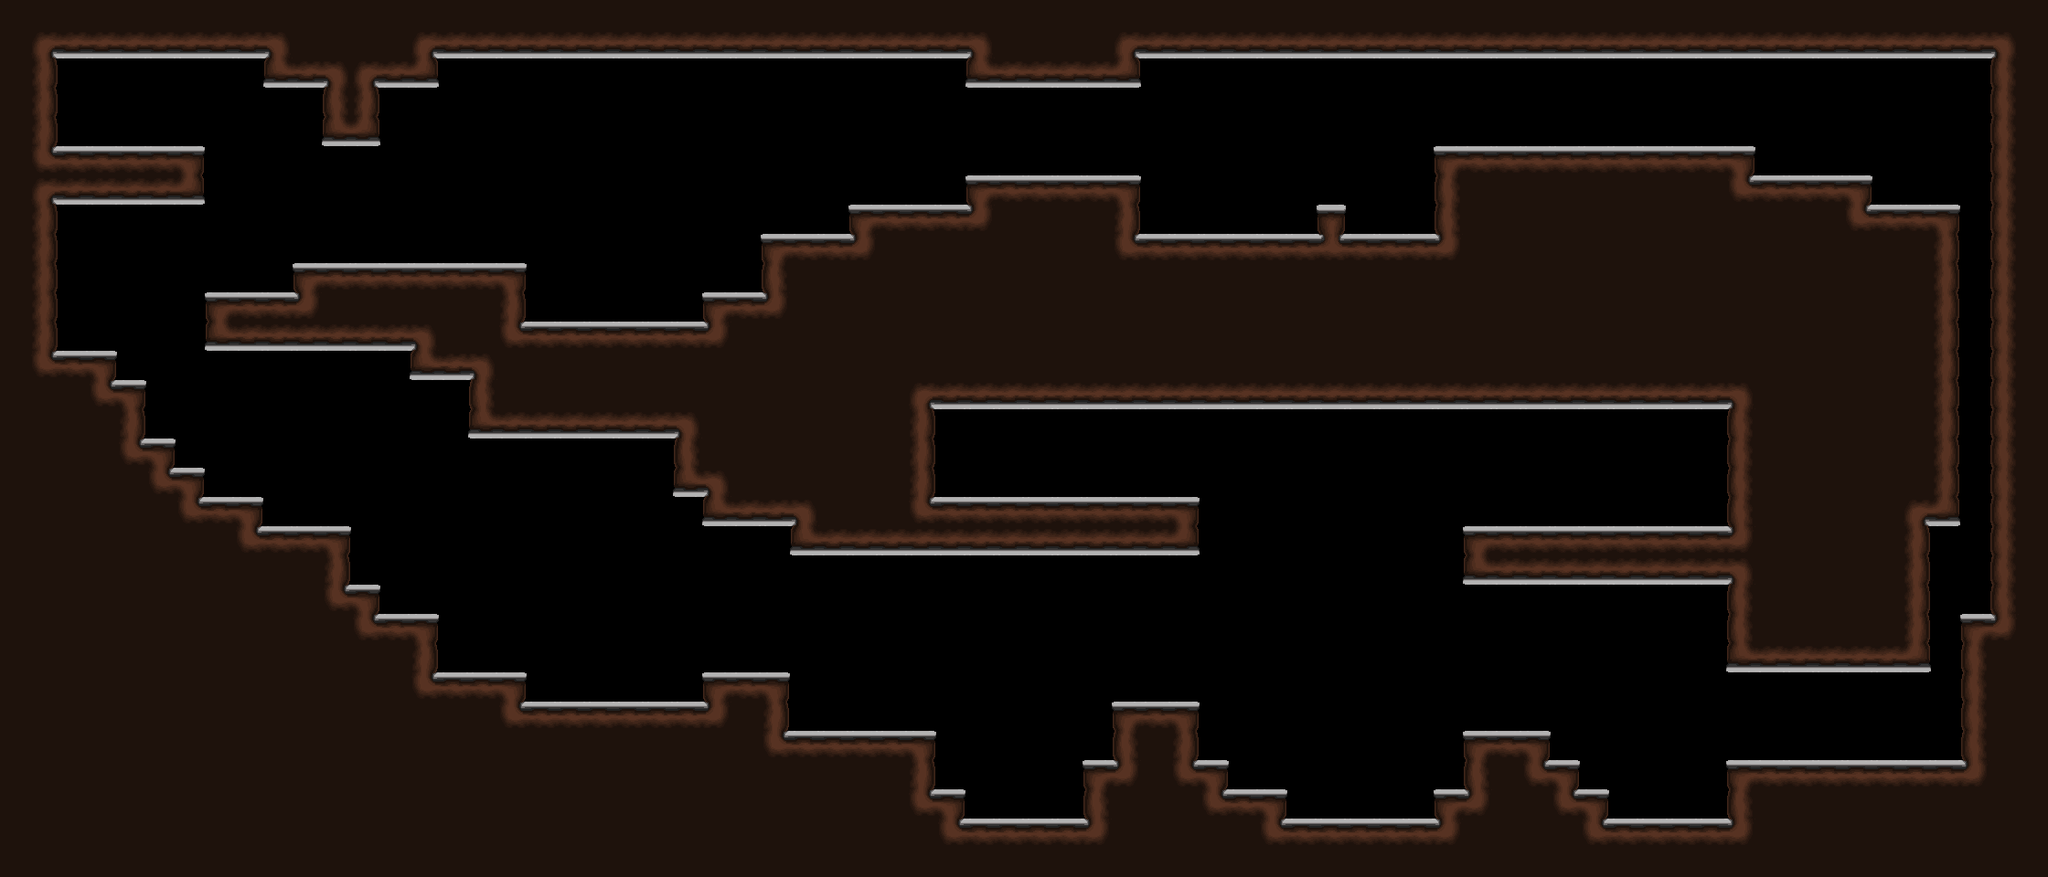

A 2D game scene composited from a Tiled map and its tileset images. What follows is a short description and the map's XML, with each tile layer's data collapsed to a summary:
An orthogonal 70x30 tile map with 32x32 px tiles, 2 tile layers (BG, Level), 4 tilesets and 68 objects (Player).

<map version="1.0" orientation="orthogonal" renderorder="right-down" width="70" height="30" tilewidth="32" tileheight="32" nextobjectid="266">
 <tileset firstgid="1" source="../tilesets/GA-tileset.tsx" />
 <tileset firstgid="25" source="../tilesets/Ant.tsx" />
 <tileset firstgid="26" source="../tilesets/Player.tsx" />
 <tileset firstgid="27" name="MiniAnt" tilewidth="50" tileheight="27" tilecount="1" columns="1">
  <image source="../textures/MiniAnt.png" width="50" height="27" />
 </tileset>
 <layer name="BG" width="70" height="30">
  <properties>
   <property name="Depth" value="200" />
  </properties>
  <data>[2100 cells, 0 non-empty, 0 distinct tile ids]</data>
 </layer>
 <layer name="Level" width="70" height="30">
  <properties>
   <property name="Music" value="/audio/music/FL2001.mp3" />
  </properties>
  <data>[2100 cells, 1199 non-empty, 15 distinct tile ids]</data>
 </layer>
 <objectgroup name="Collision">
  <object id="63" x="0" y="0" width="2240" height="64" />
  <object id="67" x="1056" y="64" width="192" height="32" />
  <object id="68" x="288" y="64" width="192" height="32" />
  <object id="69" x="352" y="96" width="64" height="64" />
  <object id="94" x="320" y="288" width="256" height="32" />
  <object id="156" x="2176" y="64" width="64" height="896" />
  <object id="157" x="1024" y="896" width="1152" height="64" />
  <object id="159" x="768" y="320" width="128" height="32" />
  <object id="160" x="832" y="256" width="96" height="64" />
  <object id="161" x="1024" y="224" width="224" height="32" />
  <object id="162" x="1056" y="192" width="192" height="32" />
  <object id="164" x="1568" y="160" width="352" height="96" />
  <object id="165" x="1440" y="224" width="32" height="32" />
  <object id="199" x="32" y="64" width="32" height="320" />
  <object id="200" x="64" y="160" width="160" height="64" />
  <object id="201" x="224" y="320" width="352" height="64" />
  <object id="202" x="448" y="384" width="64" height="32" />
  <object id="203" x="512" y="352" width="288" height="128" />
  <object id="204" x="736" y="480" width="32" height="64" />
  <object id="205" x="768" y="480" width="96" height="96" />
  <object id="207" x="864" y="544" width="448" height="64" />
  <object id="209" x="992" y="416" width="32" height="128" />
  <object id="210" x="1024" y="416" width="896" height="32" />
  <object id="211" x="1888" y="448" width="224" height="288" />
  <object id="212" x="1920" y="192" width="128" height="64" />
  <object id="213" x="2048" y="224" width="96" height="352" />
  <object id="214" x="2144" y="672" width="32" height="224" />
  <object id="215" x="1888" y="832" width="256" height="64" />
  <object id="216" x="1568" y="864" width="192" height="32" />
  <object id="217" x="1600" y="832" width="128" height="32" />
  <object id="218" x="1600" y="800" width="96" height="32" />
  <object id="219" x="1600" y="576" width="288" height="64" />
  <object id="221" x="1216" y="256" width="384" height="32" />
  <object id="222" x="928" y="224" width="96" height="64" />
  <object id="224" x="32" y="384" width="96" height="32" />
  <object id="225" x="96" y="416" width="64" height="96" />
  <object id="226" x="160" y="480" width="32" height="64" />
  <object id="227" x="192" y="512" width="32" height="64" />
  <object id="228" x="224" y="544" width="64" height="64" />
  <object id="229" x="288" y="576" width="96" height="96" />
  <object id="230" x="384" y="640" width="32" height="64" />
  <object id="231" x="416" y="672" width="64" height="96" />
  <object id="232" x="480" y="736" width="96" height="64" />
  <object id="233" x="576" y="768" width="192" height="32" />
  <object id="234" x="768" y="736" width="96" height="96" />
  <object id="237" x="864" y="800" width="160" height="96" />
  <object id="238" x="1024" y="864" width="32" height="32" />
  <object id="240" x="1184" y="864" width="224" height="32" />
  <object id="241" x="1184" y="832" width="160" height="32" />
  <object id="242" x="1216" y="768" width="96" height="64" />
 </objectgroup>
 <objectgroup name="Entities">
  <object id="24" name="Player" gid="26" x="96" y="352" width="32" height="64">
   <properties>
    <property name="Blueprint" value="blueprints/required/Player.blueprint" />
    <property name="Tag" value="player" />
   </properties>
  </object>
  <object id="23" x="0" y="0">
   <properties>
    <property name="Blueprint" value="blueprints/required/GameHud.blueprint" />
    <property name="Depth" value="-999" />
   </properties>
  </object>
  <object id="155" gid="25" x="96" y="128" width="100" height="53">
   <properties>
    <property name="Blueprint" value="blueprints/entities/Ant.blueprint" />
    <property name="Tag" value="enemy" />
   </properties>
  </object>
  <object id="185" gid="25" x="1348" y="219.5" width="100" height="53">
   <properties>
    <property name="Blueprint" value="blueprints/entities/Ant.blueprint" />
    <property name="Tag" value="enemy" />
   </properties>
  </object>
  <object id="198" gid="25" x="768" y="704" width="100" height="53">
   <properties>
    <property name="Blueprint" value="blueprints/entities/Ant.blueprint" />
    <property name="Tag" value="enemy" />
   </properties>
  </object>
  <object id="247" gid="25" x="1760" y="544" width="100" height="53">
   <properties>
    <property name="Blueprint" value="blueprints/entities/Ant.blueprint" />
    <property name="Tag" value="enemy" />
   </properties>
  </object>
  <object id="248" gid="25" x="1088" y="512" width="100" height="53">
   <properties>
    <property name="Blueprint" value="blueprints/entities/Ant.blueprint" />
    <property name="Tag" value="enemy" />
   </properties>
  </object>
  <object id="251" gid="25" x="1952" y="800" width="100" height="53">
   <properties>
    <property name="Blueprint" value="blueprints/entities/Ant.blueprint" />
    <property name="Tag" value="enemy" />
   </properties>
  </object>
  <object id="252" gid="25" x="640" y="256" width="100" height="53">
   <properties>
    <property name="Blueprint" value="blueprints/entities/Ant.blueprint" />
    <property name="Tag" value="enemy" />
   </properties>
  </object>
  <object id="254" gid="27" x="832" y="192" width="50" height="27">
   <properties>
    <property name="Blueprint" value="blueprints/entities/MiniAnt.blueprint" />
    <property name="Tag" value="enemy" />
   </properties>
  </object>
  <object id="255" gid="27" x="1280" y="192" width="50" height="27">
   <properties>
    <property name="Blueprint" value="blueprints/entities/MiniAnt.blueprint" />
    <property name="Tag" value="enemy" />
   </properties>
  </object>
  <object id="259" gid="27" x="544" y="672" width="50" height="27">
   <properties>
    <property name="Blueprint" value="blueprints/entities/MiniAnt.blueprint" />
    <property name="Tag" value="enemy" />
   </properties>
  </object>
  <object id="260" gid="27" x="960" y="736" width="50" height="27">
   <properties>
    <property name="Blueprint" value="blueprints/entities/MiniAnt.blueprint" />
    <property name="Tag" value="enemy" />
   </properties>
  </object>
  <object id="261" gid="27" x="1280" y="736" width="50" height="27">
   <properties>
    <property name="Blueprint" value="blueprints/entities/MiniAnt.blueprint" />
    <property name="Tag" value="enemy" />
   </properties>
  </object>
  <object id="262" gid="27" x="1824" y="800" width="50" height="27">
   <properties>
    <property name="Blueprint" value="blueprints/entities/MiniAnt.blueprint" />
    <property name="Tag" value="enemy" />
   </properties>
  </object>
  <object id="263" gid="27" x="1696" y="544" width="50" height="27">
   <properties>
    <property name="Blueprint" value="blueprints/entities/MiniAnt.blueprint" />
    <property name="Tag" value="enemy" />
   </properties>
  </object>
  </objectgroup>
</map>
<!-- 2 of 68 objects omitted -->
